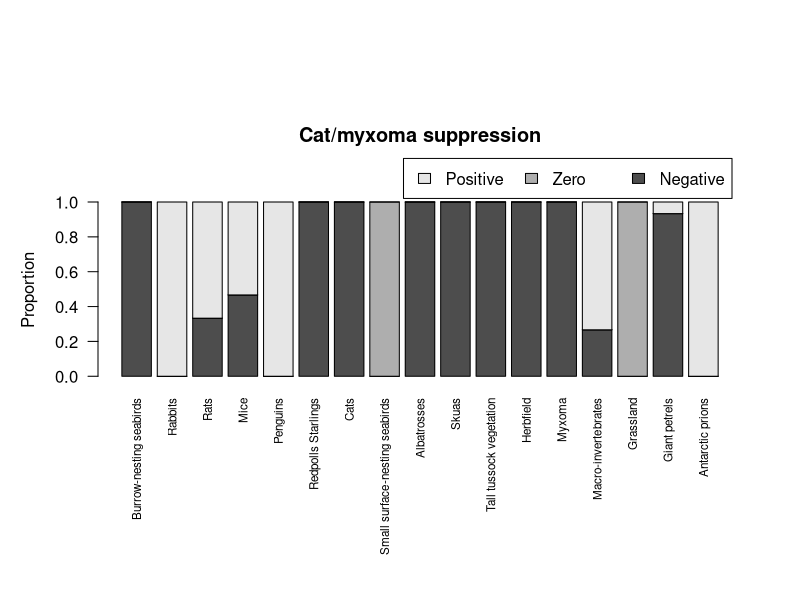
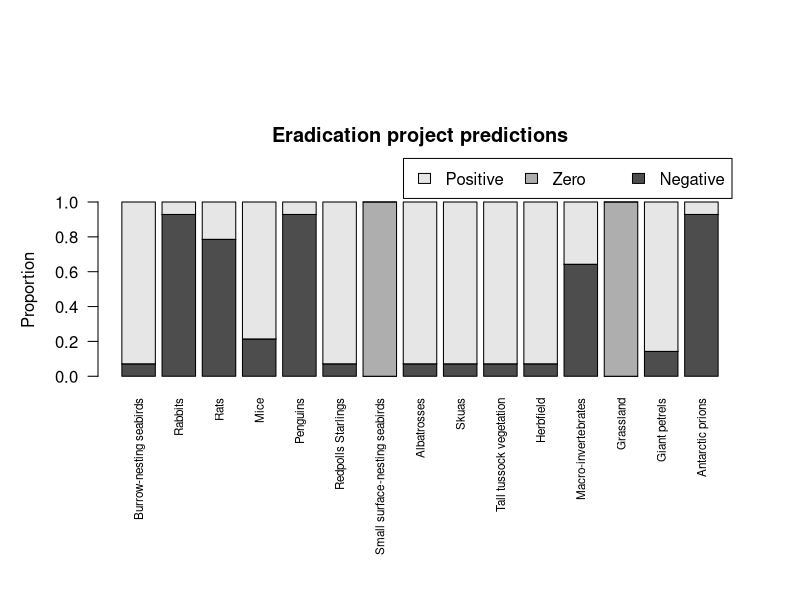
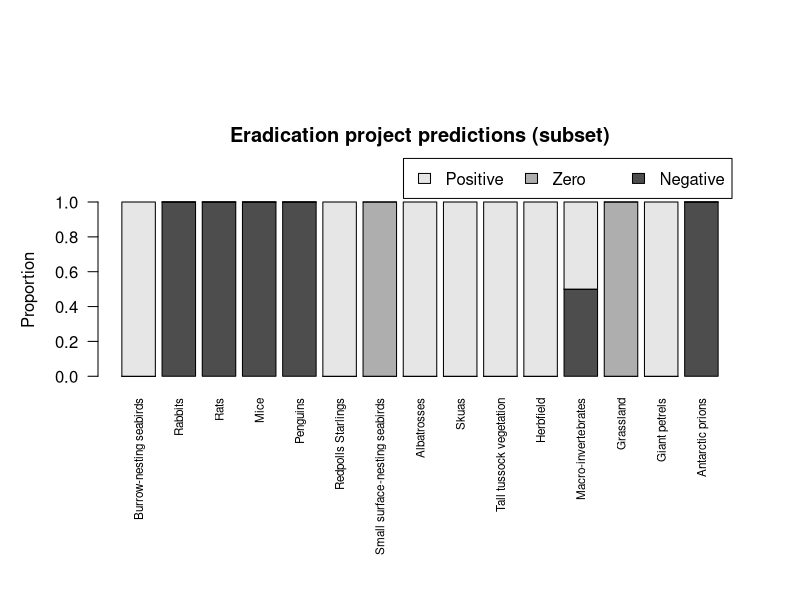

These charts were generated, in order, by the following R code:
## This is a simplified example of the modelling technique used in:
## Raymond, B. et al. (2010) Qualitative modelling of invasive species eradication on subantarctic Macquarie Island. Journal of Applied Ecology
##
## In this example, we ignore "uncertain" links in our model, and evaluate only one model (using just the links that we are certain about).
## This demonstrates the method used to evaluate a single model. See example2.R to see how this is embedded within the evaluation of
##  structural uncertainty (i.e. taking "uncertain" links into account).

##------------------------------------------------------------------------------
## read in the interactions data
## adjust the path here to match where you put the data file

x <- read.table("macquarie_interactions.csv", sep=",", header=TRUE)


##------------------------------------------------------------------------------
## initialise variables and settings

nwrand <- 1000 ## number of randomisations with different random weights on interaction strengths
max_nwrand <- 20*nwrand ##try a maximum of this many realisations to get the nwrand results


## validation data: what can we use to ground-truth our models?
## these are responses to suppression of cats and myxoma (i.e. rabbits increased, tall tussock decreased, and cats decreased)
model_validation <- matrix(c("Rabbits", 1, "Tall tussock vegetation", -1, "Cats", -1), nrow=3, ncol=2, byrow=TRUE)
colnames(model_validation) <- c("response_node", "response_value")

##> model_validation
##     response_node             response_value
##[1, ] "Rabbits"                 "1"
##[2, ] "Tall tussock vegetation" "-1"
##[3, ] "Cats"                    "-1"


## get the list of unique names within these interactions
node_names <- unique(union(x$To, x$From))

## initialise some variables that will keep track of various things as we go
##  suffixes of _cm indicate that this variable applies to the cat/myxo suppression simulations
##  suffixes of _pcm indicate that this variable applied to the eradication project simulations (i.e. post cats and myxo)

stable_count_cm <- 0 ## number of realisations that were stable

## summary of predictions for each element in the model
rsummary_cm <- matrix(0, nrow=3, ncol=length(node_names))
rownames(rsummary_cm) <- c("Negative", "Zero", "Positive")
colnames(rsummary_cm) <- node_names

cm_idx <- grep("(cats|myxoma)", node_names, ignore.case=TRUE)
pcm_idx <- grep("[^(cats|myxoma)]", node_names, ignore.case=TRUE) ##which elements in the model are relevant for the eradication project (not cats or myxo)

pcm_node_names <- node_names[pcm_idx]

stable_count_pcm <- 0 ## number of realisations that passed the additional stability test (after the removal of cats and myxo from the model)

pcm_results_cols <- grep("(rabbits|rats|mice)", node_names, ignore.case=TRUE) ## the columns in the A matrix that give the responses to perturbations of our eradication target species

## summary of predictions for each element in the model
rsummary_pcm <- matrix(0, nrow=3, ncol=length(pcm_node_names))
rownames(rsummary_pcm) <- c("Negative", "Zero", "Positive")
colnames(rsummary_pcm) <- pcm_node_names

## summary of predictions for each element in the model, but only for the subset of simulations in which the target species were actually suppressed
rsummary_pcm_subset <- matrix(0, nrow=3, ncol=length(pcm_node_names)) ##summary for successful runs
rownames(rsummary_pcm_subset) <- c("Negative", "Zero", "Positive")
colnames(rsummary_pcm_subset) <- pcm_node_names

diagval_max <- -0.25 ## maximum allowable value for self-limitation links

n <- length(node_names) ##number of nodes
n_pcm <- length(pcm_node_names) ##number of nodes once cats and myxo removed


##------------------------------------------------------------------------------
## do the actual computations

cat(sprintf("Main loop started at: %s\n", date()))

## initialise the interactions matrix A
A <- matrix(0, nrow=n, ncol=n)
colnames(A) <- node_names
rownames(A) <- node_names

## computations expect convention A[i, j] is the effect on i from j

for (k in (1:dim(x)[1])) {  ##from 1 to the total number of links
  if (grepl("(unknown|minor)", x[k, ]$Importance, ignore.case=TRUE)) {
    ## ignore "minor" or "unknown" links
    next
  }
  this_from <- as.character(x[k, ]$From) ## the "from" element of the interaction
  this_to <- as.character(x[k, ]$To) ## the "to" element of the interaction
  if (grepl("competition", x[k, ]$Type, ignore.case=TRUE)) {
    A[this_from, this_to] <- -1
    A[this_to, this_from] <- -1
  } else if (grepl("habitat", x[k, ]$Type, ignore.case=TRUE) || grepl("positive", x[k, ]$Type, ignore.case=TRUE)) {
    A[this_to, this_from] <- 1
  } else if (grepl("limiting", x[k, ]$Type, ignore.case=TRUE)) {
    A[this_to, this_from] <- -1
  } else if (grepl("negative", x[k, ]$Type, ignore.case=TRUE)) {
    A[this_to, this_from] <- -1
  } else if (grepl("predator-prey", x[k, ]$Type, ignore.case=TRUE)) {
    A[this_from, this_to] <- 1
    A[this_to, this_from] <- -1
  } else if (grepl("scavenging", x[k, ]$Type, ignore.case=TRUE)) {
    A[this_from, this_to] <- 1
  } else {
    stop(sprintf("unrecognised link type %s (%s to %s)", x[k, ]$Type, this_from, this_to))
  }
}

this_valid_count <- 0

## now loop many times, each time generating new (random) weights in A
for (twi in 1:max_nwrand) {
  ## randomisation of weights in A, in range 0.01-1
  wA <- matrix(runif(n^2), nrow=n)*0.99+0.01
  wA <- wA*sign(A)
  ## but make sure diagonals are between -1 and diagval_max
  temp <- diag(rep(1, dim(A)[1]))
  wA <- wA*(1-temp)+(-1-diagval_max)*diag(runif(n))+diagval_max*temp

  ## calculate the response, and check the validation criteria
  adjwA <- -solve(wA) ##negative inverse of wA
  adjwA[abs(adjwA)<1e-07] <- 0 ## set very small responses to zero

  ## check that response fits validation data
  this_valid <- TRUE
  ## check all validation criteria: if any fail, then this model is not valid
  for (k in 1:dim(model_validation)[1]) {
    temp_response <- -adjwA[, cm_idx]
    if (dim(temp_response)[2]>1) {
      ## sum response over the individual responses
      temp_response <- rowSums(temp_response)
    }
    temp_response <- sign(temp_response)
    if (temp_response[model_validation[k, "response_node"]] != model_validation[k, "response_value"]) {
      this_valid <- FALSE ##not valid
      break
    }
  }

  if (!this_valid) next ## not valid, so discard this realisation

  ## ok, this realisation is valid: is it also stable?
  if (!all(Re(eigen(wA, only.values=TRUE)$values)<0)) {
    ## not stable
    next
  }

  ## so if we got this far, this realisation is both valid and stable
  stable_count_cm <- stable_count_cm+1
  this_valid_count <- this_valid_count+1

  ## find the predicted response to cat/myxo suppression
  temp <- -adjwA[, cm_idx]
  if (dim(temp)[2]>1)   temp <- rowSums(temp)    ## sum response over the individual responses (i.e. total response is the sum of responses to cat and myxo suppression)

  temp <- sign(temp) ## only interested in signs of responses

  ## keep tabs on summary results
  rsummary_cm[1, ] <- rsummary_cm[1, ]+as.double(temp==-1)
  rsummary_cm[2, ] <- rsummary_cm[2, ]+as.double(temp==0)
  rsummary_cm[3, ] <- rsummary_cm[3, ]+as.double(temp==1)


  ## now simulate the eradication project

  wA <- wA[pcm_idx, pcm_idx] ##drop the columns and rows associated with cats and myxo

  ##check stability of model with cats and myxo and their associated links removed
  this_pcm_stable <- 1
  if (!all(Re(eigen(wA, only.values=TRUE)$values)<0)) {
    this_pcm_stable <- 0
  }

  if (this_pcm_stable) {
    stable_count_pcm <- stable_count_pcm+1

    adjwA <- -solve(wA) ##negative inverse of wA
    adjwA[abs(adjwA)<1e-07] <- 0 ## set very small responses to zero

    ## predicted response to eradication project
    temp <- -adjwA[, pcm_results_cols]
    if (dim(temp)[2]>1) temp <- rowSums(temp)
    temp <- sign(temp)

    rsummary_pcm[1, ] <- rsummary_pcm[1, ]+as.double(temp==-1)
    rsummary_pcm[2, ] <- rsummary_pcm[2, ]+as.double(temp==0)
    rsummary_pcm[3, ] <- rsummary_pcm[3, ]+as.double(temp==1)

    ## also keep separate count of results for models in which target species were actually suppressed
    if (all(temp[pcm_results_cols]<0)) {
      rsummary_pcm_subset[1, ] <- rsummary_pcm_subset[1, ]+as.double(temp==-1)
      rsummary_pcm_subset[2, ] <- rsummary_pcm_subset[2, ]+as.double(temp==0)
      rsummary_pcm_subset[3, ] <- rsummary_pcm_subset[3, ]+as.double(temp==1)
    }
  } ## if this_pcm_stable
  if (this_valid_count==nwrand) {
    ## we are trying up to max_nwrand times, but if we"ve achieved our target of nwrand valid configurations, bail out
    break
  }
} ##end twi loop

cat(sprintf("\n"))


##------------------------------------------------------------------------------
## show some outputs

## outcomes of cat/myxo suppression
par(mfrow=c(2, 1), fig=c(0.02, 0.98, 0.2, 0.8))
barplot(rsummary_cm/stable_count_cm, cex.names=0.7, las=2, legend=TRUE, xpd=TRUE, args.legend=list(horiz=TRUE, y=1.25), ylab="Proportion")
title("Cat/myxoma suppression", line=3)

## outcomes of eradication project
## all simulation runs
par(mfrow=c(2, 1), fig=c(0.02, 0.98, 0.2, 0.8))
barplot(rsummary_pcm/stable_count_pcm, cex.names=0.7, las=2, legend=TRUE, xpd=TRUE, args.legend=list(horiz=TRUE, y=1.25), ylab="Proportion")
title("Eradication project predictions", line=3)

## also show only those in which the target species were actually suppressed
par(mfrow=c(2, 1), fig=c(0.02, 0.98, 0.2, 0.8))
barplot(rsummary_pcm_subset/unique(colSums(rsummary_pcm_subset)), cex.names=0.7, las=2, legend=TRUE, xpd=TRUE, args.legend=list(horiz=TRUE, y=1.25), ylab="Proportion")
title("Eradication project predictions (subset)", line=3)

